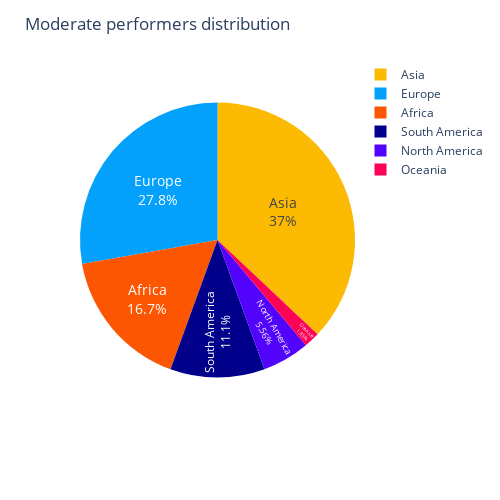

Notebook source saved alongside this figure:
### Code cell
import plotly.express as px

fig = px.pie(medium_pie, values='Performance', names='continent', color='continent',
             color_discrete_map={'Europe':'#03a1fc',
                                 'Asia':'#fcba03',
                                 'Africa':'#fc5603',
                                 'South America':'darkblue',
                                 'North America': '#5203fc',
                                 'Oceania':'#fc0356'})
# Styling 
fig.update(layout_title_text= str('Moderate performers distribution'))
fig.update_traces(textinfo='label+percent', textposition='inside', textfont_size=14,)
fig.update_layout(
    autosize=False,
    width=500,
    height=500)
fig.show()

### Figure 1 — Plotly figure (JSON) as saved in the notebook; plotly's stock layout.template omitted (floating-point values rounded to 4 significant figures)
{"data": [{"customdata": [["Africa"], ["Asia"], ["Europe"], ["North America"], ["Oceania"], ["South America"]], "domain": {"x": [0, 1], "y": [0, 1]}, "hovertemplate": "continent=%{customdata[0]}<br>Performance=%{value}<extra></extra>", "labels": ["Africa", "Asia", "Europe", "North America", "Oceania", "South America"], "legendgroup": "", "marker": {"colors": ["#fc5603", "#fcba03", "#03a1fc", "#5203fc", "#fc0356", "darkblue"]}, "name": "", "showlegend": true, "textfont": {"size": 14}, "textinfo": "label+percent", "textposition": "inside", "type": "pie", "values": [9, 20, 15, 3, 1, 6]}], "layout": {"autosize": false, "height": 500, "legend": {"tracegroupgap": 0}, "margin": {"t": 60}, "title": {"text": "Moderate performers distribution"}, "width": 500}}
